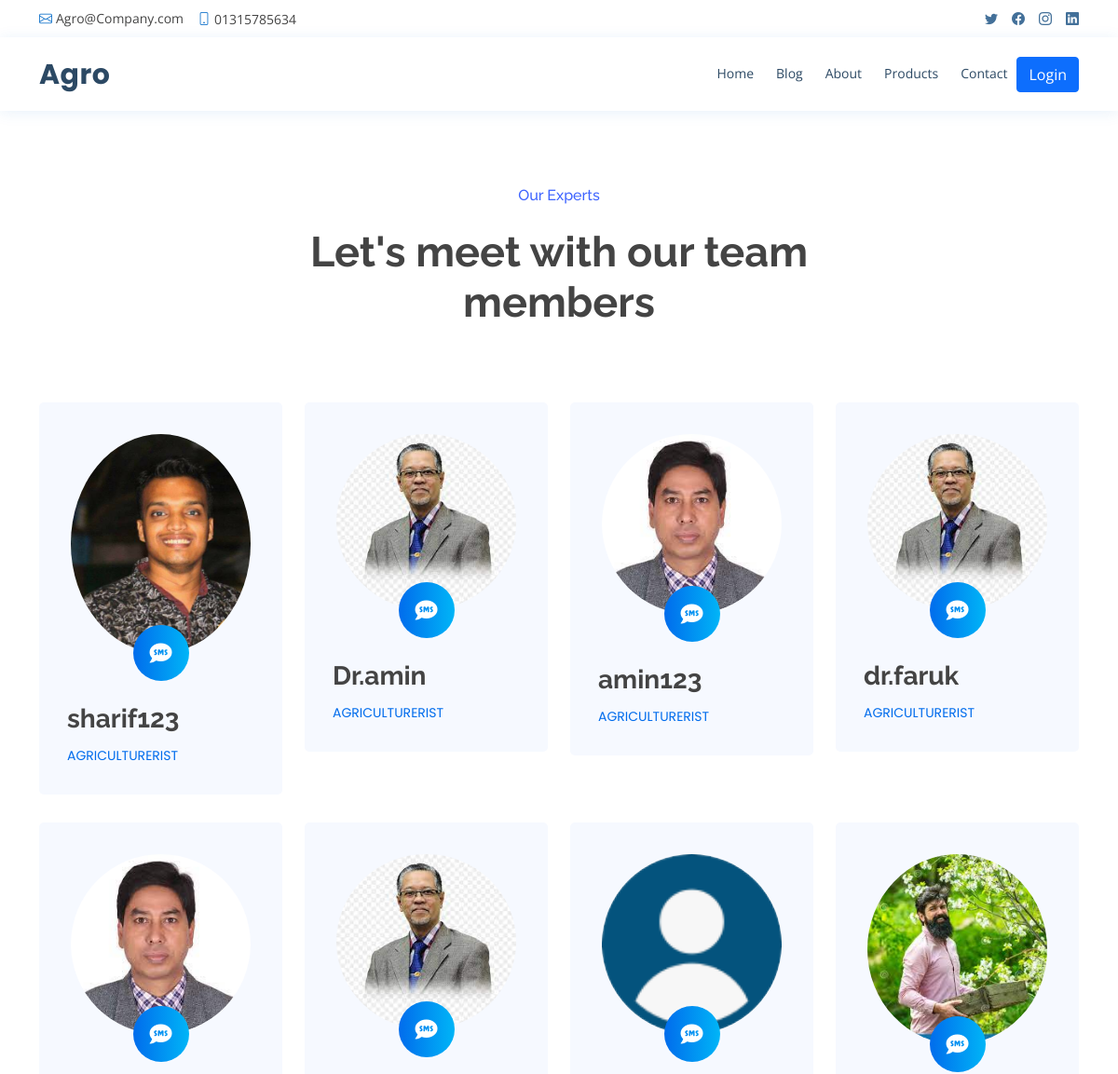
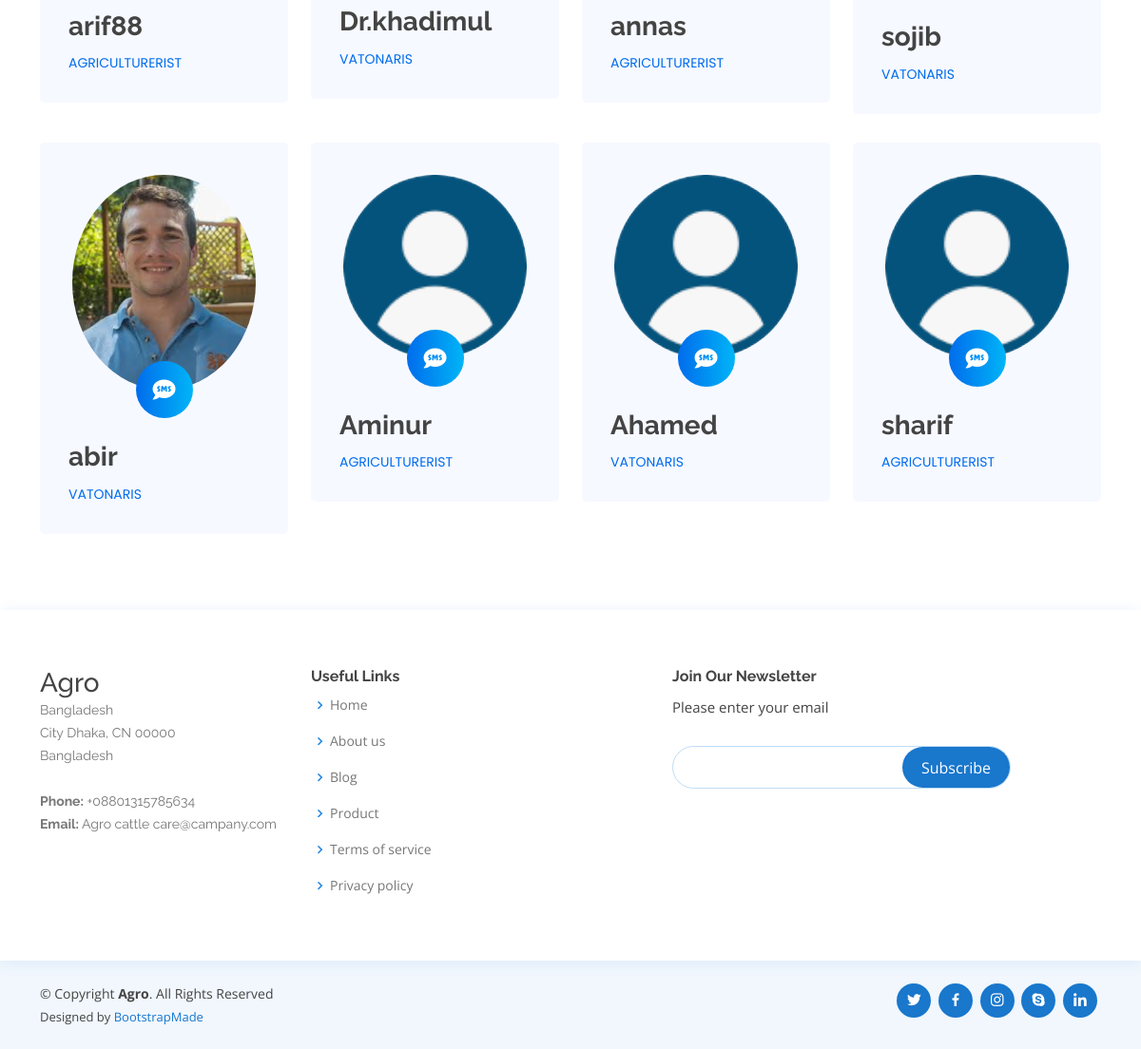
Screenshot of /agreecuture with the database file from the repository (2 pictures, top to bottom).
### account/models.py (models this page shows)
class User(AbstractUser):
    FARMAR = 'FARMAR'
    AGRICULTURERIST = 'AGRICULTURERIST'
    VATONARIS = 'VATONARIS'
    USER_TYPE = [
        (FARMAR, 'FARMAR'),
        (AGRICULTURERIST, 'AGRICULTURERIST'),
        (VATONARIS, 'VATONARIS'),
    ]
    user_type = models.CharField(
        choices=USER_TYPE, default=FARMAR, max_length=50)
    image = models.ImageField(default="default.png")
    about = models.TextField(null=True, blank=True)

### general/views.py (the view)
# urls.py: path('agreecuture', agreeculturist, name='agreeculturist'),
def agreeculturist(request):
    agreeculturists = User.objects.filter(
        Q(user_type='VATONARIS') | Q(user_type='AGRICULTURERIST'))
    context = {
        'agreeculturists': agreeculturists
    }
    return render(request, 'agriculturerist.html', context)

### templates/agriculturerist.html (shortened to what this page needs)
{% extends 'base.html' %}
{% block content %}
<section class="section-team">
    <div class="container">
        <div class="row justify-content-center text-center">
            <div class="col-md-8 col-lg-6">
                <div class="header-section">
                    <h3 class="small-title">Our Experts</h3>
                    <h2 class="title">Let's meet with our team members</h2>
                </div>
            </div>
        </div>
        <div class="row">
            {% for agreeculturist in agreeculturists %}
            <div class="col-sm-6 col-lg-4 col-xl-3">
                <div class="single-person">
                    <div class="person-image">
                        <img src="{{agreeculturist.image.url}}" alt="">
                        {% if request.user.is_authenticated %}
                        <span class="icon">
                            <a href="{% url 'message' agreeculturist.id %}" class=""><i class="fas fa-sms"></i></a>
                        </span>
                        {% else %}
                        <span class="icon">
                            <a title="Please Login for message" href="accounts/login" class=""><i
                                    class="fas fa-sms"></i></a>
                        </span>
                        {% endif %}
                    </div>
                    <div class="person-info">
                        <h3 class="full-name">{{agreeculturist.username}}</h3>
                        <span class="speciality">{{agreeculturist.user_type}}</span>
                    </div>
                </div>
            </div>
            {% endfor %}
        </div>
    </div>
</section>
{% endblock content %}

### templates/base.html (shortened to what this page needs)
{% load static %}
<!DOCTYPE html>
<html lang="en">
<head>
    <link href="{% static 'assets/vendor/animate.css/animate.min.css' %}" rel="stylesheet">
    <link href="{% static 'assets/vendor/bootstrap/css/bootstrap.min.css' %}" rel="stylesheet">
    <link href="{% static 'assets/vendor/bootstrap-icons/bootstrap-icons.css' %}" rel="stylesheet">
    <link href="{% static 'assets/vendor/boxicons/css/boxicons.min.css' %}" rel="stylesheet">
    <link href="{% static 'assets/vendor/fontawesome-free/css/all.min.css' %}" rel="stylesheet">
    <link href="{% static 'assets/vendor/glightbox/css/glightbox.min.css' %}" rel="stylesheet">
    <link href="{% static 'assets/vendor/remixicon/remixicon.css' %}" rel="stylesheet">
    <link href="{% static 'assets/vendor/swiper/swiper-bundle.min.css' %}" rel="stylesheet">
    <link href="{% static 'assets/css/style.css' %}" rel="stylesheet">
</head>
<body>
    <div id="topbar" class="d-flex align-items-center fixed-top">
        <div class="container d-flex justify-content-between">
            <div class="contact-info d-flex align-items-center">
                <i class="bi bi-envelope"></i> <a href="mailto:contact@example.com">Agro@Company.com</a>
                <i class="bi bi-phone"></i> 01315785634
            </div>
            <div class="d-none d-lg-flex social-links align-items-center">
                <a href="#" class="twitter"><i class="bi bi-twitter"></i></a>
                <a href="#" class="facebook"><i class="bi bi-facebook"></i></a>
                <a href="#" class="instagram"><i class="bi bi-instagram"></i></a>
                <a href="#" class="linkedin"><i class="bi bi-linkedin"></i></i></a>
            </div>
        </div>
    </div>
    <header id="header" class="fixed-top">
        <div class="container d-flex align-items-center">
            <h1 class="logo me-auto"><a href="{% url 'home' %}">Agro</a></h1>
            <nav id="navbar" class="navbar order-last order-lg-0">
                <ul>
                    {% url 'home' as url %}
                    <li><a class="nav-link scrollto {% if request.path == url %} active {% endif %}"
                            href="{% url 'home' %}">Home</a></li>
                    {% url 'viewBlog' as url %}
                    <li><a class="nav-link scrollto {% if request.path == url %} active {% endif %}"
                            href="{% url 'viewBlog' %}">Blog</a></li>
                    {% url 'about' as url %}
                    <li><a class="nav-link scrollto {% if request.path == url %} active {% endif %}"
                            href="{% url 'about' %}">About</a></li>
                    {% url 'products' as url %}
                    <li><a class="nav-link scrollto {% if request.path == url %} active {% endif %}"
                            href="{% url 'products' %}">Products</a></li>
                    {% url 'contact' as url %}
                    <li><a class="nav-link scrollto {% if request.path == url %} active {% endif %}"
                            href="{% url 'contact' %}">Contact</a></li>
                    <!--
                        {% url 'checkout' as checkout %} -->
                    {% url 'cart' as cart %}
                    {% url 'products' as pro %}
                    {% url 'home' as hom %}
                </ul>
            </nav>
            {% if request.user.is_authenticated %}
            <div class="btn-group">
                <button type="button" class="btn btn-primary dropdown-toggle ms-3" data-bs-toggle="dropdown"
                    aria-expanded="false">
                    {{request.user|upper}}
                </button>
                <ul class="dropdown-menu">
                    {% if request.user.user_type == 'AGRICULTURERIST' or request.user.user_type == 'VATONARIS' %}
                    <li><a class="dropdown-item" href="{% url 'message_list' %}">Message</a></li>
                    {% else %}
                    <li><a class="dropdown-item" href="{% url 'sms' %}">Message</a></li>
                    <li><a class="dropdown-item" href="{% url 'order' %}">Order History</a></li>
                    <li><a class="dropdown-item" href="{% url 'purchase_history' %}">Order Tracking</a></li>
                    {% endif %}
                    <!--
                    {% if request.user.user_type == 'USER' %}
                    <li><a class="dropdown-item" href="{% url 'report-user' %}">My Report</a></li>
                    <li><a class="dropdown-item" href="{% url 'purchase_history' %}">Purchase History</a></li>
                    {% endif %} -->
                    <li>
                        <hr class="dropdown-divider">
                    </li>
                    <li><a class="dropdown-item" href="{% url 'profile' %}">Profile</a></li>
                    <li><a class="dropdown-item" href="{% url 'logout' %}">Logout</a></li>
                </ul>
            </div>
            {% else %}
            {% url 'product' as url %}
            <a class="btn btn-primary {% if request.path == url %} active {% endif %} ms-2"
                href="{% url 'login' %}">Login
            </a>
            {% endif %}
        </div>
    </header>
    {% url 'home' as url %}
    {% block content %}
    {% endblock content %}
    <footer id="footer">
        <div class="footer-top">
            <div class="container">
                <div class="row">
                    <div class="col-lg-3 col-md-6 footer-contact">
                        <h3>Agro</h3>
                        <p>
                            Bangladesh <br>
                            City Dhaka, CN 00000<br>
                            Bangladesh <br><br>
                            <strong>Phone:</strong> +08801315785634<br>
                            <strong>Email:</strong> Agro cattle care@campany.com<br>
                        </p>
                    </div>
                    <div class="col-lg-4 col-md-6 footer-links">
                        <h4>Useful Links</h4>
                        <ul>
                            <li><i class="bx bx-chevron-right"></i> <a href="{% url 'home' %}">Home</a></li>
                            <li><i class="bx bx-chevron-right"></i> <a href="{% url 'about' %}">About us</a></li>
                            <li><i class="bx bx-chevron-right"></i> <a href="{% url 'viewBlog' %}">Blog</a></li>
                            <li><i class="bx bx-chevron-right"></i> <a href="{% url 'products' %}">Product</a></li>
                            <li><i class="bx bx-chevron-right"></i> <a href="{% url 'terms' %}">Terms of service</a>
                            </li>
                            <li><i class="bx bx-chevron-right"></i> <a href="{% url 'privacy' %}">Privacy policy</a>
                            </li>
                        </ul>
                    </div>
                    <div class="col-lg-4 col-md-6 footer-newsletter">
                        <h4>Join Our Newsletter</h4>
                        <p>Please enter your email</p>
                        <form action="{% url 'sub' %}" method="post">
                            <input type="email" name="subscriber"><input type="submit" value="Subscribe">
                        </form>
                    </div>
                </div>
            </div>
        </div>
        <div class="container d-md-flex py-4">
            <div class="me-md-auto text-center text-md-start">
                <div class="copyright">
                    &copy; Copyright <strong><span>Agro</span></strong>. All Rights Reserved
                </div>
                <div class="credits">
                    Designed by <a href="https://bootstrapmade.com/">BootstrapMade</a>
                </div>
            </div>
            <div class="social-links text-center text-md-right pt-3 pt-md-0">
                <a href="#" class="twitter"><i class="bx bxl-twitter"></i></a>
                <a href="#" class="facebook"><i class="bx bxl-facebook"></i></a>
                <a href="#" class="instagram"><i class="bx bxl-instagram"></i></a>
                <a href="#" class="google-plus"><i class="bx bxl-skype"></i></a>
                <a href="#" class="linkedin"><i class="bx bxl-linkedin"></i></a>
            </div>
        </div>
    </footer>
</body>
</html>

### static/assets/css/style.css (style rules this page uses)
body { font-family: "Open Sans", sans-serif; color: #444444; }
a { color: #1977cc; text-decoration: none; }
h1, h2, h3, h4, h5, h6 { font-family: "Raleway", sans-serif; }
#topbar { background: #fff; height: 40px; font-size: 14px; transition: all 0.5s; z-index: 996; }
#topbar .contact-info a { line-height: 1; color: #444444; transition: 0.3s; }
#topbar .contact-info i { color: #1977cc; padding-right: 4px; margin-left: 15px; line-height: 0; }
#topbar .contact-info i:first-child { margin-left: 0; }
#topbar .social-links a { color: #437099; padding-left: 15px; display: inline-block; line-height: 1px; transition: 0.3s; }
#topbar .social-links a:first-child { border-left: 0; }
#header { background: #fff; transition: all 0.5s; z-index: 997; padding: 15px 0; top: 40px; box-shadow: 0px 2px 15px rgba(25, 119, 204, 0.1); }
#header .logo { font-size: 30px; margin: 0; padding: 0; line-height: 1; font-weight: 700; letter-spacing: 0.5px; font-family: "Poppins", sans-serif; }
#header .logo a { color: #2c4964; }
.navbar { padding: 0; }
.navbar ul { margin: 0; padding: 0; display: flex; list-style: none; align-items: center; }
.navbar li { position: relative; }
.navbar > ul > li { position: relative; white-space: nowrap; padding: 8px 0 8px 20px; }
.navbar a, .navbar a:focus { display: flex; align-items: center; justify-content: space-between; font-size: 14px; color: #2c4964; white-space: nowrap; transition: 0.3s; border-bottom: 2px solid #fff; padding: 5px 2px; }
section { padding: 60px 0; overflow: hidden; }
#footer { color: #444444; font-size: 14px; background: #f1f7fd; }
#footer .footer-top { padding: 60px 0 30px 0; background: #fff; box-shadow: 0px 2px 15px rgba(25, 119, 204, 0.1); }
#footer .footer-top .footer-contact { margin-bottom: 30px; }
#footer .footer-top .footer-contact p { font-size: 14px; line-height: 24px; margin-bottom: 0; font-family: "Raleway", sans-serif; color: #777777; }
#footer .footer-top h4 { font-size: 16px; font-weight: bold; color: #444444; position: relative; padding-bottom: 12px; }
#footer .footer-top .footer-links { margin-bottom: 30px; }
#footer .footer-top .footer-links ul { list-style: none; padding: 0; margin: 0; }
#footer .footer-top .footer-links ul i { padding-right: 2px; color: #1c84e3; font-size: 18px; line-height: 1; }
#footer .footer-top .footer-links ul li { padding: 10px 0; display: flex; align-items: center; }
#footer .footer-top .footer-links ul li:first-child { padding-top: 0; }
#footer .footer-top .footer-links ul a { color: #777777; transition: 0.3s; display: inline-block; line-height: 1; }
#footer .footer-newsletter { font-size: 15px; }
#footer .footer-newsletter h4 { font-size: 16px; font-weight: bold; color: #444444; position: relative; padding-bottom: 12px; }
#footer .footer-newsletter form { margin-top: 30px; background: #fff; padding: 6px 10px; position: relative; border-radius: 50px; text-align: left; border: 1px solid #bfdcf7; }
#footer .footer-newsletter form input[type=email] { border: 0; padding: 4px 8px; width: calc(100% - 100px); }
#footer .footer-newsletter form input[type=submit] { position: absolute; top: 0; right: 0; bottom: 0; border: 0; background: none; font-size: 16px; padding: 0 20px; background: #1977cc; color: #fff; transition: 0.3s; border-radius: 50px; }
#footer .credits { padding-top: 5px; font-size: 13px; color: #444444; }
#footer .social-links a { font-size: 18px; display: inline-block; background: #1977cc; color: #fff; line-height: 1; padding: 8px 0; margin-right: 4px; border-radius: 50%; text-align: center; width: 36px; height: 36px; transition: 0.3s; }

### rows the page displays
User: image (picture), username "sharif123", user_type "AGRICULTURERIST"
User: image (picture), username "Dr.amin", user_type "AGRICULTURERIST"
User: image (picture), username "amin123", user_type "AGRICULTURERIST"
User: image (picture), username "dr.faruk", user_type "AGRICULTURERIST"
User: image (picture), username "arif88", user_type "AGRICULTURERIST"
User: image (picture), username "Dr.khadimul", user_type "VATONARIS"
User: image (placeholder picture), username "annas", user_type "AGRICULTURERIST"
User: image (picture), username "sojib", user_type "VATONARIS"
User: image (picture), username "abir", user_type "VATONARIS"
User: image (placeholder picture), username "Aminur", user_type "AGRICULTURERIST"
User: image (placeholder picture), username "Ahamed", user_type "VATONARIS"
User: image (placeholder picture), username "sharif", user_type "AGRICULTURERIST"
